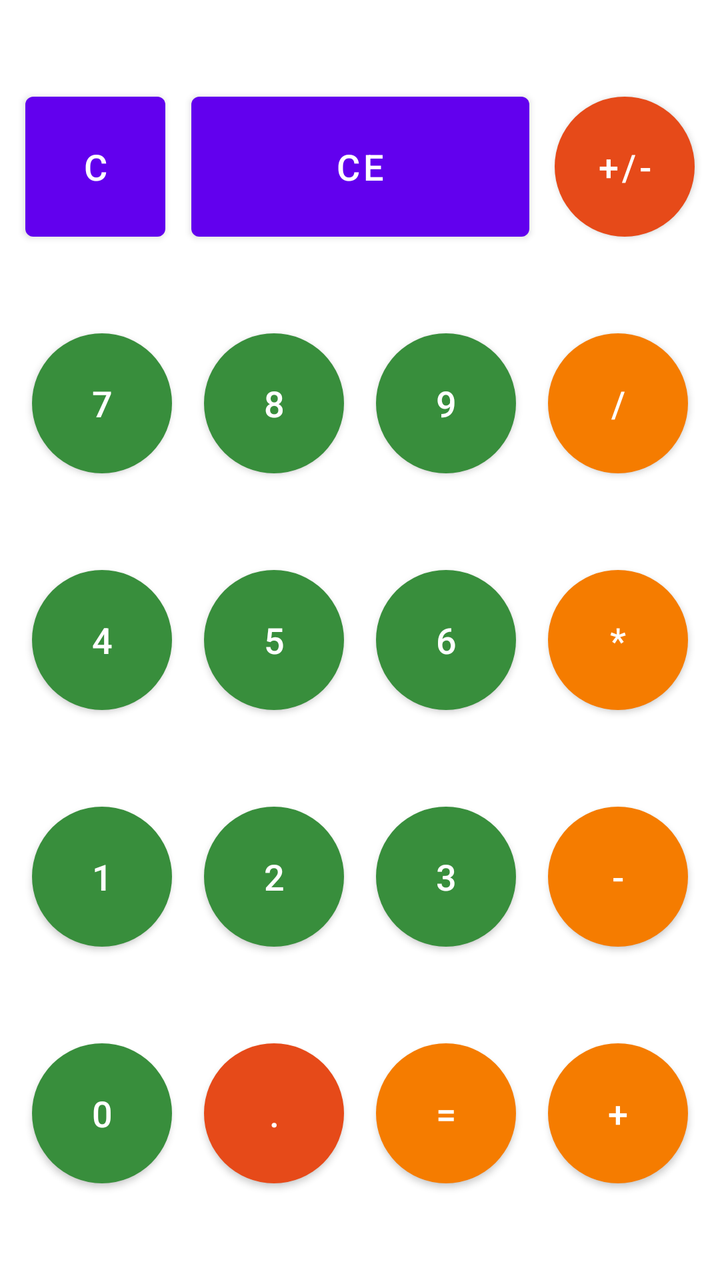
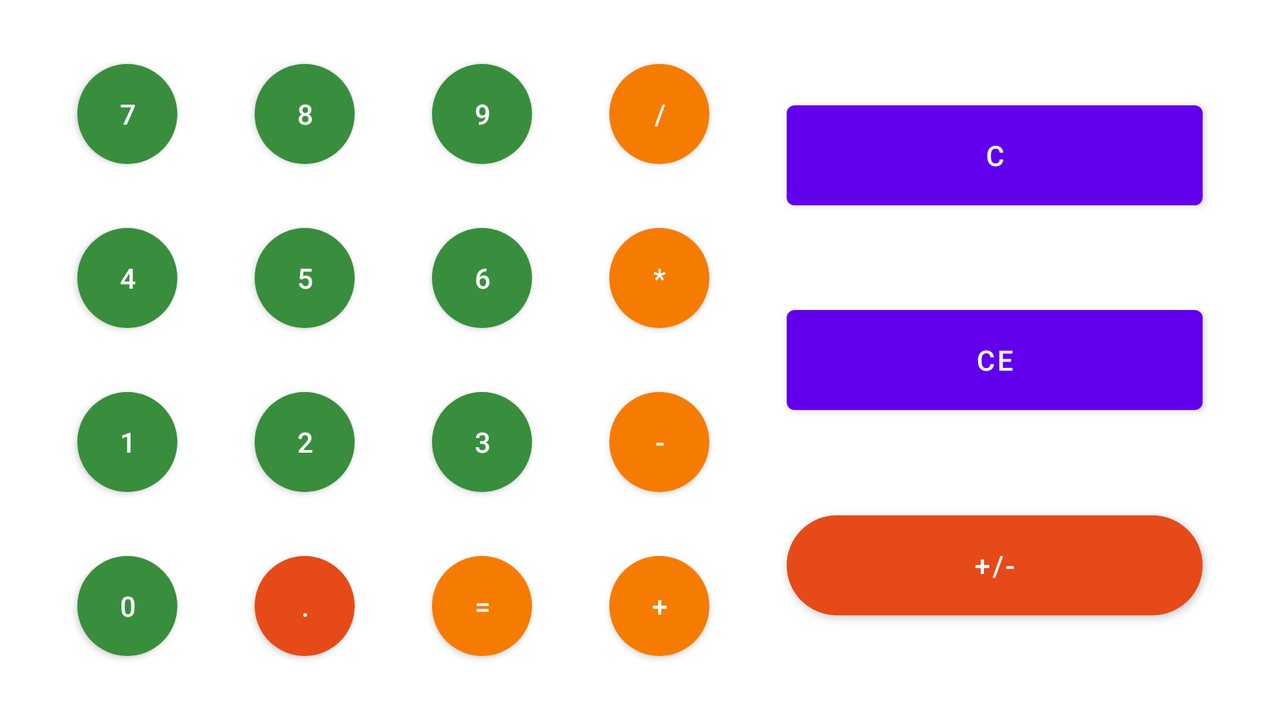

First picture: res/layout/ on a phone held upright. Second picture: the repository's own variant of that layout, on a device whose configuration matches the variant's folder. Source for both follows.
<!-- AndroidManifest.xml: application theme Theme.Kalkulator -->
<!-- res/layout/fragment_simple_mode.xml -->
<?xml version="1.0" encoding="utf-8"?>
<androidx.constraintlayout.widget.ConstraintLayout xmlns:android="http://schemas.android.com/apk/res/android"
    xmlns:app="http://schemas.android.com/apk/res-auto"
    xmlns:tools="http://schemas.android.com/tools"
    android:layout_width="match_parent"
    android:layout_height="match_parent"
    tools:context=".ui.simplemode.SimpleModeFragment">

    <Button
        android:id="@+id/button_eight"
        style="@style/Theme.Kalkulator.Button.Number"
        android:layout_width="70dp"
        android:layout_height="70dp"
        android:text="@string/button_eight"
        android:textSize="18sp"
        app:layout_constraintBottom_toTopOf="@+id/button_five"
        app:layout_constraintEnd_toStartOf="@+id/button_nine"
        app:layout_constraintHorizontal_bias="0.5"
        app:layout_constraintStart_toEndOf="@+id/button_seven"
        app:layout_constraintTop_toBottomOf="@+id/button_clear_all"
        app:layout_constraintVertical_bias="0.043" />

    <Button
        android:id="@+id/button_nine"
        style="@style/Theme.Kalkulator.Button.Number"
        android:layout_width="70dp"
        android:layout_height="70dp"
        android:text="@string/button_nine"
        android:textSize="18sp"
        app:layout_constraintHorizontal_bias="0.5"
        app:layout_constraintBottom_toTopOf="@+id/button_six"
        app:layout_constraintEnd_toStartOf="@+id/button_divide"
        app:layout_constraintStart_toEndOf="@+id/button_eight"
        app:layout_constraintTop_toBottomOf="@+id/button_clear_all"
        app:layout_constraintVertical_bias="0.024" />

    <Button
        android:id="@+id/button_seven"
        style="@style/Theme.Kalkulator.Button.Number"
        android:layout_width="70dp"
        android:layout_height="70dp"
        android:text="@string/button_seven"
        android:textSize="18sp"
        app:layout_constraintBottom_toTopOf="@+id/button_four"
        app:layout_constraintEnd_toStartOf="@+id/button_eight"
        app:layout_constraintStart_toStartOf="parent"
        app:layout_constraintTop_toBottomOf="@+id/button_clear"
        app:layout_constraintHorizontal_bias="0.5"
        app:layout_constraintVertical_bias="0.022" />

    <Button
        android:id="@+id/button_four"
        style="@style/Theme.Kalkulator.Button.Number"
        android:layout_width="70dp"
        android:layout_height="70dp"
        android:text="@string/button_four"
        android:textSize="18sp"
        app:layout_constraintBottom_toTopOf="@+id/button_one"
        app:layout_constraintEnd_toStartOf="@+id/button_five"
        app:layout_constraintStart_toStartOf="parent"
        app:layout_constraintTop_toBottomOf="@+id/button_seven"
        app:layout_constraintHorizontal_bias="0.5"
        app:layout_constraintVertical_bias="0.072" />

    <Button
        android:id="@+id/button_five"
        style="@style/Theme.Kalkulator.Button.Number"
        android:layout_width="70dp"
        android:layout_height="70dp"
        android:text="@string/button_five"
        android:textSize="18sp"
        app:layout_constraintBottom_toTopOf="@+id/button_two"
        app:layout_constraintEnd_toStartOf="@+id/button_six"
        app:layout_constraintStart_toEndOf="@+id/button_four"
        app:layout_constraintTop_toBottomOf="@+id/button_eight"
        app:layout_constraintHorizontal_bias="0.5"
        app:layout_constraintVertical_bias="0.069" />

    <Button
        android:id="@+id/button_six"
        style="@style/Theme.Kalkulator.Button.Number"
        android:layout_width="70dp"
        android:layout_height="70dp"
        android:text="@string/button_six"
        android:textSize="18sp"
        app:layout_constraintBottom_toTopOf="@+id/button_three"
        app:layout_constraintEnd_toStartOf="@+id/button_multiply"
        app:layout_constraintStart_toEndOf="@+id/button_five"
        app:layout_constraintTop_toBottomOf="@+id/button_nine"
        app:layout_constraintHorizontal_bias="0.5"
        app:layout_constraintVertical_bias="0.106" />

    <Button
        android:id="@+id/button_one"
        style="@style/Theme.Kalkulator.Button.Number"
        android:layout_width="70dp"
        android:layout_height="70dp"
        android:text="@string/button_one"
        android:textSize="18sp"
        app:layout_constraintBottom_toTopOf="@+id/button_zero"
        app:layout_constraintEnd_toStartOf="@+id/button_two"
        app:layout_constraintStart_toStartOf="parent"
        app:layout_constraintTop_toBottomOf="@+id/button_four"
        app:layout_constraintHorizontal_bias="0.5"
        app:layout_constraintVertical_bias="0.169" />

    <Button
        android:id="@+id/button_two"
        style="@style/Theme.Kalkulator.Button.Number"
        android:layout_width="70dp"
        android:layout_height="70dp"
        android:text="@string/button_two"
        android:textSize="18sp"
        app:layout_constraintBottom_toTopOf="@+id/button_dot"
        app:layout_constraintEnd_toStartOf="@+id/button_three"
        app:layout_constraintStart_toEndOf="@+id/button_one"
        app:layout_constraintTop_toBottomOf="@+id/button_five"
        app:layout_constraintHorizontal_bias="0.5"
        app:layout_constraintVertical_bias="0.147" />

    <Button
        android:id="@+id/button_three"
        style="@style/Theme.Kalkulator.Button.Number"
        android:layout_width="70dp"
        android:layout_height="70dp"
        android:text="@string/button_three"
        android:textSize="18sp"
        app:layout_constraintBottom_toTopOf="@+id/button_equals"
        app:layout_constraintEnd_toStartOf="@+id/button_subtract"
        app:layout_constraintStart_toEndOf="@+id/button_two"
        app:layout_constraintTop_toBottomOf="@+id/button_six"
        app:layout_constraintHorizontal_bias="0.5"
        app:layout_constraintVertical_bias="0.128" />

    <Button
        android:id="@+id/button_zero"
        style="@style/Theme.Kalkulator.Button.Number"
        android:layout_width="70dp"
        android:layout_height="70dp"
        android:text="@string/button_zero"
        android:textSize="18sp"
        app:layout_constraintBottom_toBottomOf="parent"
        app:layout_constraintEnd_toStartOf="@+id/button_dot"
        app:layout_constraintStart_toStartOf="parent"
        app:layout_constraintTop_toBottomOf="@+id/button_one"
        app:layout_constraintHorizontal_bias="0.5"
        app:layout_constraintVertical_bias="0.243" />

    <Button
        android:id="@+id/button_dot"
        style="@style/Theme.Kalkulator.Button.NumberFormat"
        android:layout_width="70dp"
        android:layout_height="70dp"
        android:text="@string/button_dot"
        android:textSize="18sp"
        app:layout_constraintBottom_toBottomOf="parent"
        app:layout_constraintEnd_toStartOf="@+id/button_equals"
        app:layout_constraintStart_toEndOf="@+id/button_zero"
        app:layout_constraintTop_toBottomOf="@+id/button_two"
        app:layout_constraintHorizontal_bias="0.5"
        app:layout_constraintVertical_bias="0.268" />

    <Button
        android:id="@+id/button_equals"
        style="@style/Theme.Kalkulator.Button.MathOperation"
        android:layout_width="70dp"
        android:layout_height="70dp"
        android:text="@string/button_equals"
        android:textSize="18sp"
        app:layout_constraintBottom_toBottomOf="parent"
        app:layout_constraintEnd_toStartOf="@+id/button_add"
        app:layout_constraintStart_toEndOf="@+id/button_dot"
        app:layout_constraintTop_toBottomOf="@+id/button_three"
        app:layout_constraintHorizontal_bias="0.5"
        app:layout_constraintVertical_bias="0.268" />

    <Button
        android:id="@+id/button_add"
        style="@style/Theme.Kalkulator.Button.MathOperation"
        android:layout_width="70dp"
        android:layout_height="70dp"
        android:text="@string/button_add"
        android:textSize="18sp"
        app:layout_constraintBottom_toBottomOf="parent"
        app:layout_constraintEnd_toEndOf="parent"
        app:layout_constraintStart_toEndOf="@+id/button_equals"
        app:layout_constraintTop_toBottomOf="@+id/button_subtract"
        app:layout_constraintHorizontal_bias="0.5"
        app:layout_constraintVertical_bias="0.863" />

    <Button
        android:id="@+id/button_multiply"
        style="@style/Theme.Kalkulator.Button.MathOperation"
        android:layout_width="70dp"
        android:layout_height="70dp"
        android:text="@string/button_multiply"
        android:textSize="18sp"
        app:layout_constraintBottom_toTopOf="@+id/button_subtract"
        app:layout_constraintEnd_toEndOf="parent"
        app:layout_constraintStart_toEndOf="@+id/button_six"
        app:layout_constraintTop_toBottomOf="@+id/button_divide"
        app:layout_constraintHorizontal_bias="0.5"
        app:layout_constraintVertical_bias="0.738" />

    <Button
        android:id="@+id/button_divide"
        style="@style/Theme.Kalkulator.Button.MathOperation"
        android:layout_width="70dp"
        android:layout_height="70dp"
        android:text="@string/button_divide"
        android:textSize="18sp"
        app:layout_constraintBottom_toTopOf="@+id/button_multiply"
        app:layout_constraintEnd_toEndOf="parent"
        app:layout_constraintStart_toEndOf="@+id/button_nine"
        app:layout_constraintTop_toBottomOf="@+id/button_sign_change"
        app:layout_constraintHorizontal_bias="0.5"
        app:layout_constraintVertical_bias="0.497" />

    <Button
        android:id="@+id/button_subtract"
        style="@style/Theme.Kalkulator.Button.MathOperation"
        android:layout_width="70dp"
        android:layout_height="70dp"
        android:text="@string/button_subtract"
        android:textSize="18sp"
        app:layout_constraintBottom_toTopOf="@+id/button_add"
        app:layout_constraintEnd_toEndOf="parent"
        app:layout_constraintStart_toEndOf="@+id/button_three"
        app:layout_constraintTop_toBottomOf="@+id/button_multiply"
        app:layout_constraintHorizontal_bias="0.5"
        app:layout_constraintVertical_bias="0.82" />

    <Button
        android:id="@+id/button_sign_change"
        style="@style/Theme.Kalkulator.Button.NumberFormat"
        android:layout_width="70dp"
        android:layout_height="70dp"
        android:text="@string/button_sign_change"
        android:textSize="18sp"
        app:layout_constraintBottom_toTopOf="@+id/button_divide"
        app:layout_constraintEnd_toEndOf="parent"
        app:layout_constraintHorizontal_bias="0.5"
        app:layout_constraintStart_toEndOf="@+id/button_clear_all"
        app:layout_constraintTop_toTopOf="parent"
        app:layout_constraintVertical_bias="1.0" />

    <Button
        android:id="@+id/button_clear_all"
        style="@style/Theme.Kalkulator.Button.ClearButton"
        android:layout_width="169dp"
        android:layout_height="70dp"
        android:text="@string/button_clear_all"
        android:textSize="18sp"
        app:layout_constraintBottom_toTopOf="@+id/button_eight"
        app:layout_constraintEnd_toStartOf="@+id/button_sign_change"
        app:layout_constraintHorizontal_bias="0.5"
        app:layout_constraintStart_toEndOf="@+id/button_clear"
        app:layout_constraintTop_toTopOf="parent"
        app:layout_constraintVertical_bias="0.8" />

    <Button
        android:id="@+id/button_clear"
        style="@style/Theme.Kalkulator.Button.ClearButton"
        android:layout_width="70dp"
        android:layout_height="70dp"
        android:text="@string/button_clear"
        android:textSize="18sp"
        app:layout_constraintBottom_toTopOf="@+id/button_seven"
        app:layout_constraintEnd_toStartOf="@+id/button_clear_all"
        app:layout_constraintHorizontal_bias="0.5"
        app:layout_constraintStart_toStartOf="parent"
        app:layout_constraintTop_toTopOf="parent"
        app:layout_constraintVertical_bias="0.8" />
</androidx.constraintlayout.widget.ConstraintLayout>
<!-- resources referenced by this layout -->
<resources>
  <string name="button_add">+</string>
  <string name="button_clear">C</string>
  <string name="button_clear_all">CE</string>
  <string name="button_divide">/</string>
  <string name="button_dot">.</string>
  <string name="button_eight">8</string>
  <string name="button_equals">=</string>
  <string name="button_five">5</string>
  <string name="button_four">4</string>
  <string name="button_multiply">*</string>
  <string name="button_nine">9</string>
  <string name="button_one">1</string>
  <string name="button_seven">7</string>
  <string name="button_sign_change">+/-</string>
  <string name="button_six">6</string>
  <string name="button_subtract">-</string>
  <string name="button_three">3</string>
  <string name="button_two">2</string>
  <string name="button_zero">0</string>
  <style name="Theme.Kalkulator.Button.ClearButton">
          <item name="backgroundTint">@color/design_default_color_primary</item>
      </style>
  <style name="Theme.Kalkulator.Button.MathOperation">
          <item name="shapeAppearanceOverlay">@style/Theme.Kalkulator.RoundButton</item>
          <item name="backgroundTint">@color/orange_700</item>
      </style>
  <style name="Theme.Kalkulator.Button.Number">
          <item name="shapeAppearanceOverlay">@style/Theme.Kalkulator.RoundButton</item>
      </style>
  <style name="Theme.Kalkulator.Button.NumberFormat">
          <item name="shapeAppearanceOverlay">@style/Theme.Kalkulator.RoundButton</item>
          <item name="backgroundTint">@color/red_700</item>
      </style>
  <style name="Theme.Kalkulator" parent="Theme.MaterialComponents.DayNight.DarkActionBar">
          <item name="colorPrimary">@color/green_700</item>
          <item name="colorPrimaryVariant">@color/green_900</item>
          <item name="colorOnPrimary">@color/white</item>
          <item name="colorSecondary">@color/green_600</item>
          <item name="colorSecondaryVariant">@color/green_800</item>
          <item name="colorOnSecondary">@color/black</item>
          <item name="android:statusBarColor" tools:targetApi="l">?attr/colorPrimaryVariant</item>
      </style>
  <style name="Theme.Kalkulator.RoundButton">
          <item name="cornerFamily">rounded</item>
          <item name="cornerSize">50%</item>
      </style>
  <color name="orange_700">#F57C00</color>
  <color name="red_700">#E64A19</color>
  <color name="green_700">#388E3C</color>
  <color name="green_900">#1B5E20</color>
  <color name="white">#FFFFFFFF</color>
  <color name="green_600">#43A047</color>
  <color name="green_800">#2E7D32</color>
  <color name="black">#FF000000</color>
</resources>
<!-- res/layout-land/fragment_simple_mode.xml (the repository's variant of the layout above) -->
<!-- drawn on the phone turned sideways -->
<?xml version="1.0" encoding="utf-8"?>
<androidx.constraintlayout.widget.ConstraintLayout xmlns:android="http://schemas.android.com/apk/res/android"
    xmlns:app="http://schemas.android.com/apk/res-auto"
    xmlns:tools="http://schemas.android.com/tools"
    android:layout_width="match_parent"
    android:layout_height="match_parent"
    tools:context=".ui.simplemode.SimpleModeFragment">

    <Button
        android:id="@+id/button_eight"
        style="@style/Theme.Kalkulator.Button.Number"
        android:layout_width="50dp"
        android:layout_height="50dp"
        android:text="@string/button_eight"
        android:textSize="14sp"
        app:layout_constraintBottom_toTopOf="@+id/button_five"
        app:layout_constraintEnd_toStartOf="@+id/button_nine"
        app:layout_constraintHorizontal_bias="0.5"
        app:layout_constraintStart_toEndOf="@+id/button_seven"
        app:layout_constraintTop_toTopOf="parent" />

    <Button
        android:id="@+id/button_nine"
        style="@style/Theme.Kalkulator.Button.Number"
        android:layout_width="50dp"
        android:layout_height="50dp"
        android:text="@string/button_nine"
        android:textSize="14sp"
        app:layout_constraintBottom_toTopOf="@+id/button_six"
        app:layout_constraintEnd_toStartOf="@+id/button_divide"
        app:layout_constraintHorizontal_bias="0.5"
        app:layout_constraintStart_toEndOf="@+id/button_eight"
        app:layout_constraintTop_toTopOf="parent" />

    <Button
        android:id="@+id/button_seven"
        style="@style/Theme.Kalkulator.Button.Number"
        android:layout_width="50dp"
        android:layout_height="50dp"
        android:text="@string/button_seven"
        android:textSize="14sp"
        app:layout_constraintBottom_toTopOf="@+id/button_four"
        app:layout_constraintEnd_toStartOf="@+id/button_eight"
        app:layout_constraintHorizontal_bias="0.5"
        app:layout_constraintStart_toStartOf="parent"
        app:layout_constraintTop_toTopOf="parent" />

    <Button
        android:id="@+id/button_four"
        style="@style/Theme.Kalkulator.Button.Number"
        android:layout_width="50dp"
        android:layout_height="50dp"
        android:text="@string/button_four"
        android:textSize="14sp"
        app:layout_constraintBottom_toTopOf="@+id/button_one"
        app:layout_constraintEnd_toStartOf="@+id/button_five"
        app:layout_constraintHorizontal_bias="0.5"
        app:layout_constraintStart_toStartOf="parent"
        app:layout_constraintTop_toBottomOf="@+id/button_seven" />

    <Button
        android:id="@+id/button_five"
        style="@style/Theme.Kalkulator.Button.Number"
        android:layout_width="50dp"
        android:layout_height="50dp"
        android:text="@string/button_five"
        android:textSize="14sp"
        app:layout_constraintBottom_toTopOf="@+id/button_two"
        app:layout_constraintEnd_toStartOf="@+id/button_six"
        app:layout_constraintHorizontal_bias="0.5"
        app:layout_constraintStart_toEndOf="@+id/button_four"
        app:layout_constraintTop_toBottomOf="@+id/button_eight" />

    <Button
        android:id="@+id/button_six"
        style="@style/Theme.Kalkulator.Button.Number"
        android:layout_width="50dp"
        android:layout_height="50dp"
        android:text="@string/button_six"
        android:textSize="14sp"
        app:layout_constraintBottom_toTopOf="@+id/button_three"
        app:layout_constraintEnd_toStartOf="@+id/button_multiply"
        app:layout_constraintHorizontal_bias="0.5"
        app:layout_constraintStart_toEndOf="@+id/button_five"
        app:layout_constraintTop_toBottomOf="@+id/button_nine" />

    <Button
        android:id="@+id/button_one"
        style="@style/Theme.Kalkulator.Button.Number"
        android:layout_width="50dp"
        android:layout_height="50dp"
        android:text="@string/button_one"
        android:textSize="14sp"
        app:layout_constraintBottom_toTopOf="@+id/button_zero"
        app:layout_constraintEnd_toStartOf="@+id/button_two"
        app:layout_constraintHorizontal_bias="0.5"
        app:layout_constraintStart_toStartOf="parent"
        app:layout_constraintTop_toBottomOf="@+id/button_four" />

    <Button
        android:id="@+id/button_two"
        style="@style/Theme.Kalkulator.Button.Number"
        android:layout_width="50dp"
        android:layout_height="50dp"
        android:text="@string/button_two"
        android:textSize="14sp"
        app:layout_constraintBottom_toTopOf="@+id/button_dot"
        app:layout_constraintEnd_toStartOf="@+id/button_three"
        app:layout_constraintHorizontal_bias="0.5"
        app:layout_constraintStart_toEndOf="@+id/button_one"
        app:layout_constraintTop_toBottomOf="@+id/button_five" />

    <Button
        android:id="@+id/button_three"
        style="@style/Theme.Kalkulator.Button.Number"
        android:layout_width="50dp"
        android:layout_height="50dp"
        android:text="@string/button_three"
        android:textSize="14sp"
        app:layout_constraintBottom_toTopOf="@+id/button_equals"
        app:layout_constraintEnd_toStartOf="@+id/button_subtract"
        app:layout_constraintHorizontal_bias="0.5"
        app:layout_constraintStart_toEndOf="@+id/button_two"
        app:layout_constraintTop_toBottomOf="@+id/button_six" />

    <Button
        android:id="@+id/button_zero"
        style="@style/Theme.Kalkulator.Button.Number"
        android:layout_width="50dp"
        android:layout_height="50dp"
        android:text="@string/button_zero"
        android:textSize="14sp"
        app:layout_constraintBottom_toBottomOf="parent"
        app:layout_constraintEnd_toStartOf="@+id/button_dot"
        app:layout_constraintHorizontal_bias="0.5"
        app:layout_constraintStart_toStartOf="parent"
        app:layout_constraintTop_toBottomOf="@+id/button_one" />

    <Button
        android:id="@+id/button_dot"
        style="@style/Theme.Kalkulator.Button.NumberFormat"
        android:layout_width="50dp"
        android:layout_height="50dp"
        android:text="@string/button_dot"
        android:textSize="14sp"
        app:layout_constraintBottom_toBottomOf="parent"
        app:layout_constraintEnd_toStartOf="@+id/button_equals"
        app:layout_constraintHorizontal_bias="0.5"
        app:layout_constraintStart_toEndOf="@+id/button_zero"
        app:layout_constraintTop_toBottomOf="@+id/button_two" />

    <Button
        android:id="@+id/button_equals"
        style="@style/Theme.Kalkulator.Button.MathOperation"
        android:layout_width="50dp"
        android:layout_height="50dp"
        android:text="@string/button_equals"
        android:textSize="14sp"
        app:layout_constraintBottom_toBottomOf="parent"
        app:layout_constraintEnd_toStartOf="@+id/button_add"
        app:layout_constraintHorizontal_bias="0.5"
        app:layout_constraintStart_toEndOf="@+id/button_dot"
        app:layout_constraintTop_toBottomOf="@+id/button_three" />

    <Button
        android:id="@+id/button_add"
        style="@style/Theme.Kalkulator.Button.MathOperation"
        android:layout_width="50dp"
        android:layout_height="50dp"
        android:text="@string/button_add"
        android:textSize="14sp"
        app:layout_constraintBottom_toBottomOf="parent"
        app:layout_constraintEnd_toStartOf="@+id/button_sign_change"
        app:layout_constraintHorizontal_bias="0.5"
        app:layout_constraintStart_toEndOf="@+id/button_equals"
        app:layout_constraintTop_toBottomOf="@+id/button_subtract" />

    <Button
        android:id="@+id/button_multiply"
        style="@style/Theme.Kalkulator.Button.MathOperation"
        android:layout_width="50dp"
        android:layout_height="50dp"
        android:text="@string/button_multiply"
        android:textSize="14sp"
        app:layout_constraintBottom_toTopOf="@+id/button_subtract"
        app:layout_constraintEnd_toStartOf="@+id/button_clear_all"
        app:layout_constraintHorizontal_bias="0.5"
        app:layout_constraintStart_toEndOf="@+id/button_six"
        app:layout_constraintTop_toBottomOf="@+id/button_divide" />

    <Button
        android:id="@+id/button_divide"
        style="@style/Theme.Kalkulator.Button.MathOperation"
        android:layout_width="50dp"
        android:layout_height="50dp"
        android:text="@string/button_divide"
        android:textSize="14sp"
        app:layout_constraintBottom_toTopOf="@+id/button_multiply"
        app:layout_constraintEnd_toStartOf="@+id/button_clear"
        app:layout_constraintHorizontal_bias="0.5"
        app:layout_constraintStart_toEndOf="@+id/button_nine"
        app:layout_constraintTop_toTopOf="parent" />

    <Button
        android:id="@+id/button_subtract"
        style="@style/Theme.Kalkulator.Button.MathOperation"
        android:layout_width="50dp"
        android:layout_height="50dp"
        android:text="@string/button_subtract"
        android:textSize="14sp"
        app:layout_constraintBottom_toTopOf="@+id/button_add"
        app:layout_constraintEnd_toStartOf="@+id/button_clear_all"
        app:layout_constraintHorizontal_bias="0.5"
        app:layout_constraintStart_toEndOf="@+id/button_three"
        app:layout_constraintTop_toBottomOf="@+id/button_multiply" />

    <Button
        android:id="@+id/button_sign_change"
        style="@style/Theme.Kalkulator.Button.NumberFormat"
        android:layout_width="208dp"
        android:layout_height="50dp"
        android:text="@string/button_sign_change"
        android:textSize="14sp"
        app:layout_constraintBottom_toBottomOf="parent"
        app:layout_constraintEnd_toEndOf="parent"
        app:layout_constraintHorizontal_bias="0.5"
        app:layout_constraintStart_toEndOf="@+id/button_add"
        app:layout_constraintTop_toBottomOf="@+id/button_clear_all" />

    <Button
        android:id="@+id/button_clear_all"
        style="@style/Theme.Kalkulator.Button.ClearButton"
        android:layout_width="208dp"
        android:layout_height="50dp"
        android:text="@string/button_clear_all"
        android:textSize="14sp"
        app:layout_constraintBottom_toTopOf="@+id/button_sign_change"
        app:layout_constraintEnd_toEndOf="@+id/button_sign_change"
        app:layout_constraintHorizontal_bias="0.5"
        app:layout_constraintStart_toEndOf="@+id/button_multiply"
        app:layout_constraintStart_toStartOf="@+id/button_sign_change"
        app:layout_constraintTop_toBottomOf="@+id/button_clear" />

    <Button
        android:id="@+id/button_clear"
        style="@style/Theme.Kalkulator.Button.ClearButton"
        android:layout_width="208dp"
        android:layout_height="50dp"
        android:text="@string/button_clear"
        android:textSize="14sp"
        app:layout_constraintBottom_toTopOf="@+id/button_clear_all"
        app:layout_constraintEnd_toEndOf="@+id/button_clear_all"
        app:layout_constraintHorizontal_bias="0.5"
        app:layout_constraintStart_toEndOf="@+id/button_divide"
        app:layout_constraintStart_toStartOf="@+id/button_clear_all"
        app:layout_constraintTop_toTopOf="parent" />
</androidx.constraintlayout.widget.ConstraintLayout>
